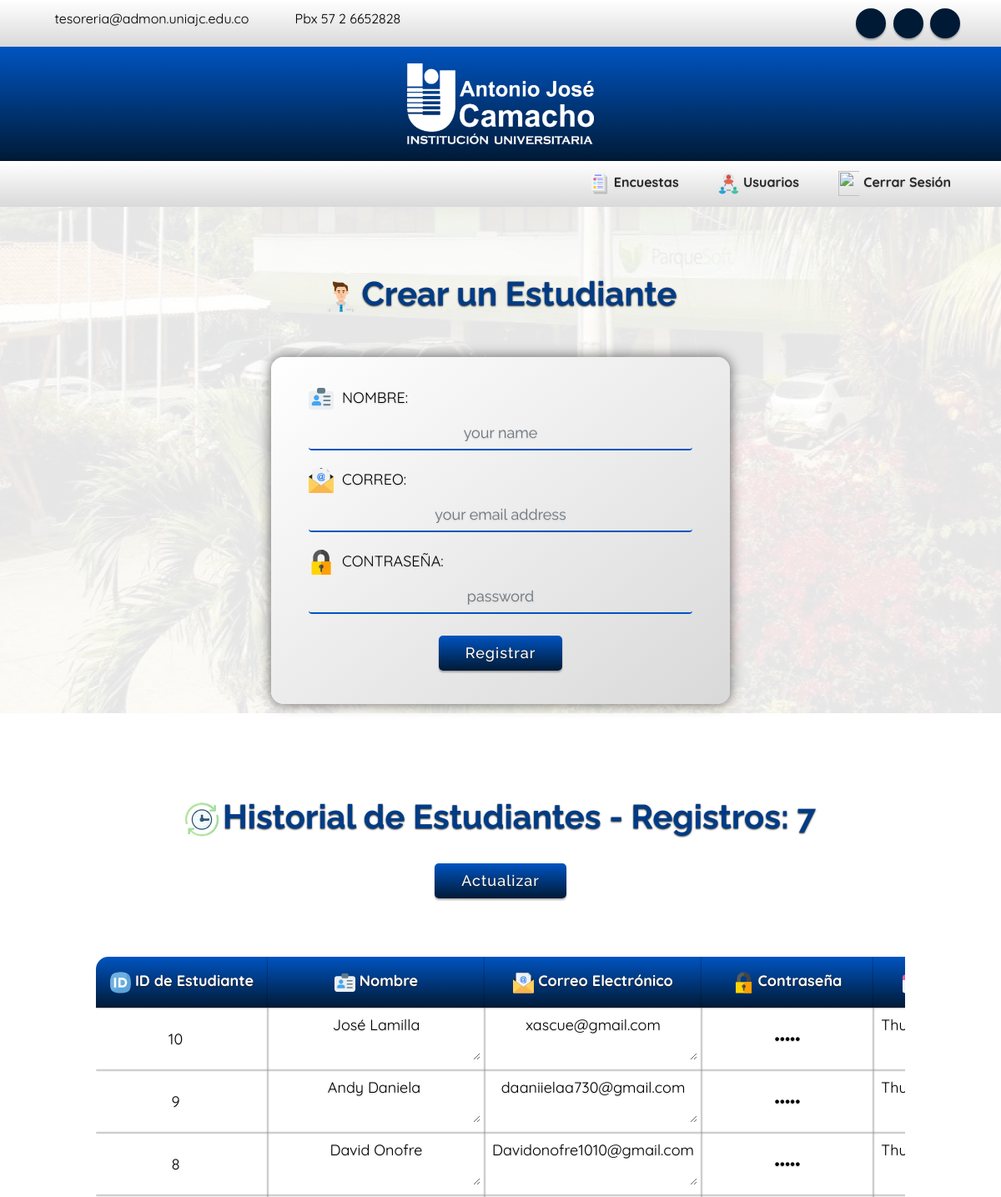
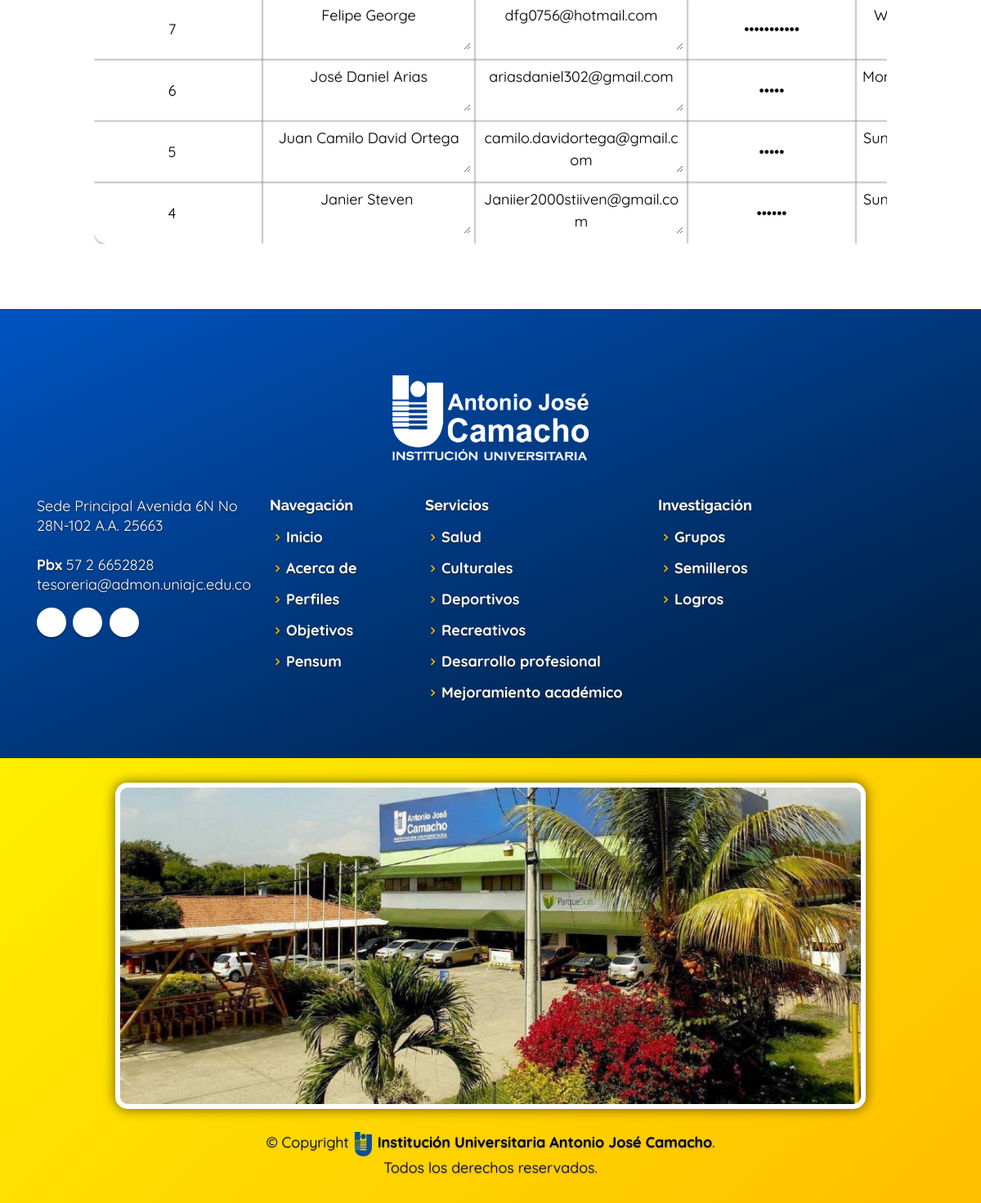
/accreditation-uniajc/web/view/student/student.php, run on the app's committed database (2 pictures, top to bottom).
### tables this page shows
CREATE TABLE `user` (
  `id_user` int(11) NOT NULL,
  `email` text NOT NULL,
  `password` text NOT NULL,
  `type_user` varchar(255) NOT NULL,
  `name` text NOT NULL,
  `created_date_user` datetime NOT NULL,
  `restore_pass` text NOT NULL
);

### accreditation-uniajc/web/view/student/student.php (the view, shortened to what this page needs)
<?php
$conexion = conectarMySQL();
?>
<!DOCTYPE html>
<html lang="es">
<head>
    <link href="../../assets/vendor/bootstrap/css/bootstrap.min.css" rel="stylesheet">
    <link href="../../assets/vendor/icofont/icofont.min.css" rel="stylesheet">
    <link href="../../assets/vendor/boxicons/css/boxicons.min.css" rel="stylesheet">
    <link href="../../assets/vendor/animate.css/animate.min.css" rel="stylesheet">
    <link href="../../assets/vendor/venobox/venobox.css" rel="stylesheet">
    <link href="../../assets/vendor/aos/aos.css" rel="stylesheet">
    <link href="../../assets/css/style.css?v=<?php echo time(); ?>" rel="stylesheet">
</head>
<body>
<section id="topbar" class="d-none d-lg-block">
    <div class="container clearfix">
        <div class="contact-info float-left">
            <i class="icofont-envelope"></i><a
                    href="mailto:tesoreria@admon.uniajc.edu.co">tesoreria@admon.uniajc.edu.co</a>
            <i class="icofont-phone"></i> Pbx 57 2 6652828
        </div>
        <div class="social-links float-right">
            <a href="https://twitter.com/UNIAJC" target="_blank" class="twitter hover-scale"><i
                        class="icofont-twitter"></i></a>
            <a href="https://www.facebook.com/UNIAJC" target="_blank" class="facebook hover-scale"><i
                        class="icofont-facebook"></i></a>
            <a href="https://www.youtube.com/user/UNIAJC" target="_blank" class="youtube hover-scale"><i
                        class="icofont-youtube"></i></a>
        </div>
    </div>
</section>
<div class="footer-top clearfix">
    <div style="background: linear-gradient(#0054c1, #001a36);" class="logo">
        <a href="../main/index.php"><img style="width: 22%;" src="../../assets/img/main/logo-white.png" alt=""
                                         class="img-fluid"></a>
    </div>
</div>
<header id="header">
    <div class="container">
        <nav class="nav-menu float-right d-none d-lg-block">
            <ul>
                <li class="drop-down"><a href="../main/admin-main.php"><img class="icon-nav"
                                                                            src="../../assets/img/icons/navbar-admin/survey.svg"/>Encuestas</a>
                </li>
                <li class="drop-down"><a href="#"><img class="icon-nav"
                                                       src="../../assets/img/icons/form/type-user.svg"/>Usuarios</a>
                </li>
                <li><a onclick="return confirm('¿Está seguro que desea realizar esta acción?');"
                       href="../main/login.php"><img class="icon-nav"
                                                     src="../../assets/img/icons/navbar-admin/exit.svg"/>Cerrar
                        Sesión</a>
                </li>
            </ul>
        </nav>
    </div>
</header>
<main id="main">
    <section id="contact" class="contact about">
        <div class="container-main">
            <div class="col-lg-12 d-flex  justify-content-center about-content">
                <div class="row">
                    <div class="col-lg-12" data-aos="fade-up" data-aos-delay="300">
                        <div id="survey" class="section-title">
                            <h2><img class="icon-content hover-scale"
                                     src="../../assets/img/icons/navbar-admin/student.svg"/>Crear un Estudiante</h2>
                        </div>
                        <form action="student-back-insert.php" method="POST" role="form" class="php-email-form"
                              onsubmit="return confirm('¿Está seguro que desea realizar esta acción?');">
                            <div class="form-group">
                                <div class="col-lg-12 form-group">
                                    <a class="default" href="#name"><img
                                                class="icon-form"
                                                src="../../assets/img/icons/form/name.svg"/>NOMBRE:</a>
                                    <input type="text"
                                           class="form-control text-center"
                                           placeholder="your name"
                                           name="nombre"
                                           data-rule="minlen:5"
                                           data-msg="Por favor, Ingresa al menos 5 caracteres"/>
                                </div>
                                <div class="col-lg-12 form-group">
                                    <a class="default" href="#email"><img
                                                class="icon-form"
                                                src="../../assets/img/icons/form/mail.svg"/>CORREO:</a>
                                    <input type="email"
                                           class="form-control text-center"
                                           placeholder="your email address"
                                           name="correo"
                                           data-rule="email"
                                           data-msg="Por favor, Ingresa un correo válido"/>
                                </div>
                                <div class="col-lg-12 form-group">
                                    <a class="default"
                                       href="#password"><img
                                                class="icon-form"
                                                src="../../assets/img/icons/form/password.svg"/>CONTRASEÑA:</a>
                                    <input type="password"
                                           class="form-control text-center"
                                           name="password"
                                           placeholder="password"
                                           data-rule="minlen:5"
                                           data-msg="Por favor, Ingrese al menos 5 caracteres"/>
                                </div>
                            </div>
                            <div class="text-center">
                                <button type="submit" value="Guardar" name="guardar">Registrar
                                </button>
                            </div>
                        </form>
                    </div>
                </div>
            </div>
            <br>
            <br>
            <br>
            <?php
            $declaracionSQL2 = "SELECT COUNT(id_user) AS students_created FROM user WHERE type_user='Estudiante'";
            $consulta2 = mysqli_query($conexion, $declaracionSQL2);
            $fila2 = mysqli_fetch_assoc($consulta2);
            ?>
            <div class="col-lg-12" data-aos="fade-up" data-aos-delay="300">
                <div class="section-title">
                    <h2><img class="icon-content hover-scale"
                             src="../../assets/img/icons/form/history.svg"/>Historial de Estudiantes -
                        Registros: <?php echo $fila2['students_created'] ?></h2>
                    <input class="animated fadeInUp refresh" type="button" value="Actualizar"
                           onClick="location.reload();"/>
                </div>
                <div class="col-lg-12 d-flex  justify-content-center about-content">
                    <div class="scroll-table">
                        <table id="encuesta" class="table-list">
                            <tr>
                                <th><img class="icon-nav"
                                         src="../../assets/img/icons/table/id.svg"/>ID de Estudiante
                                </th>
                                <th><img class="icon-nav"
                                         src="../../assets/img/icons/form/name.svg"/>Nombre
                                </th>
                                <th><img class="icon-nav"
                                         src="../../assets/img/icons/form/mail.svg"/>Correo Electrónico
                                </th>
                                <th><img class="icon-nav"
                                         src="../../assets/img/icons/form/password.svg"/>Contraseña
                                </th>
                                <th><img class="icon-nav"
                                         src="../../assets/img/icons/navbar/calendar.svg"/>Fecha de Creación
                                </th>
                            </tr>
                            <?php
                            $statementSQL = "SELECT * FROM user WHERE type_user='Estudiante' ORDER BY created_date_user DESC";
                            $query = mysqli_query($conexion, $statementSQL);
                            while ($row = mysqli_fetch_assoc($query)) {
                                $date = date_create($row["created_date_user"]);
                                echo "<tr><form method='POST' onsubmit=\"return confirm('¿Está seguro que desea realizar esta acción?');\">";
                                echo "<td><input type='number' name='id' value='" . $row["id_user"] . "' readonly='readonly'/></>
                            <td><textarea name='name'>" . $row['name'] . "</textarea></td>
                            <td><textarea name='email'>" . $row['email'] . "</textarea></td>";
                                echo "<td><input type='password' name='password' value='" . $row["password"] . "'/></td>
                           <td><textarea name='created_date' readonly='readonly'>" . iconv('ISO-8859-2', 'UTF-8', strftime("%A, %d de %B, %Y - ", strtotime($row["created_date_user"]))) . date_format($date, 'h:i A') . "</textarea></td>
                            <td><select name='type_user'>
                            <option value='" . $row["type_user"] . "' >" . $row["type_user"] . "</option>
                            <option value='Administrador' >Administrador</option>
                            </select></td>
                            <td><input class='results' type='submit' onclick=\"this.form.action='student-examine.php'\" value='Examinar' /></td>
                            <td><input class='update' type='submit' onclick=\"this.form.action='student-back-update.php'\" value='Modificar' /></td>
                            <td><input class='delete' type='submit' onclick=\"this.form.action='student-back-delete.php'\" value='Eliminar' /></td>
                            </form></div>";
                            }
                            ?>
    </section>
</main>
<footer id="footer">
    <div class="footer-top">
        <div class="container">
            <div class="container clearfix">
                <div class="logo float-left">
                    <a href="../main/index.php"><img src="../../assets/img/main/logo-white.png" alt=""
                                                     class="img-fluid"></a>
                </div>
            </div>
            <br>
            <div class="row">
                <div class="col-lg-3 col-md-6 footer-info">
                    <p>
                        Sede Principal Avenida 6N No 28N-102 A.A. 25663<br><br>
                        <strong>Pbx</strong> 57 2 6652828<br>
                        tesoreria@admon.uniajc.edu.co<br>
                    </p>
                    <div class="social-links mt-3">
                        <a href="https://twitter.com/UNIAJC" target="_blank" class="twitter hover-scale"><i
                                    class="icofont-twitter"></i></a>
                        <a href="https://www.facebook.com/UNIAJC" target="_blank" class="facebook hover-scale"><i
                                    class="icofont-facebook"></i></a>
                        <a href="https://www.youtube.com/user/UNIAJC" target="_blank" class="youtube hover-scale"><i
                                    class="icofont-youtube"></i></a>
                    </div>
                </div>
                <div class="col-lg-2 col-md-6 footer-links">
                    <h4>Navegación</h4>
                    <ul>
                        <li class="hover-scale"><i class="bx bx-chevron-right"></i> <a
                                    href="../main/index.php">Inicio</a></li>
                        <li class="hover-scale"><i class="bx bx-chevron-right"></i> <a
                                    href="../main/accreditation.php#sistemas">Acerca
                                de</a>
                        </li>
                        <li class="hover-scale"><i class="bx bx-chevron-right"></i> <a
                                    href="../main/accreditation.php#professional">Perfiles</a>
                        </li>
                        <li class="hover-scale"><i class="bx bx-chevron-right"></i> <a
                                    href="../main/accreditation.php#formation">Objetivos</a>
                        </li>
                        <li class="hover-scale"><i class="bx bx-chevron-right"></i> <a
                                    href="../main/accreditation.php#pensum">Pensum</a></li>
                    </ul>
                </div>
                <div class="col-lg-3 col-md-6 footer-links">
                    <h4>Servicios</h4>
                    <ul>
                        <li class="hover-scale"><i class="bx bx-chevron-right"></i> <a
                                    href="../main/accreditation.php#salud">Salud</a>
                        </li>
                        <li class="hover-scale"><i class="bx bx-chevron-right"></i> <a
                                    href="../main/accreditation.php#cultural">Culturales</a>
                        </li>
                        <li class="hover-scale"><i class="bx bx-chevron-right"></i> <a
                                    href="../main/accreditation.php#deport">Deportivos</a>
                        </li>
                        <li class="hover-scale"><i class="bx bx-chevron-right"></i> <a
                                    href="../main/accreditation.php#deport">Recreativos</a>
                        </li>
                        <li class="hover-scale"><i class="bx bx-chevron-right"></i> <a
                                    href="../main/accreditation.php#desarrollo">Desarrollo
                                profesional</a>
                        </li>
                        <li class="hover-scale"><i class="bx bx-chevron-right"></i> <a
                                    href="../main/accreditation.php#mejoramiento">Mejoramiento
                                académico</a>
                        </li>
                    </ul>
                </div>
                <div class="col-lg-3 col-md-6 footer-links">
                    <h4>Investigación</h4>
                    <ul>
                        <li class="hover-scale"><i class="bx bx-chevron-right"></i> <a
                                    href="../main/accreditation.php#investigation">Grupos</a>
                        </li>
                        <li class="hover-scale"><i class="bx bx-chevron-right"></i> <a
                                    href="../main/accreditation.php#investigation">Semilleros</a></li>
                        <li class="hover-scale"><i class="bx bx-chevron-right"></i> <a
                                    href="../main/accreditation.php#achievement">Logros</a>
                        </li>
                    </ul>
                </div>
            </div>
        </div>
    </div>
    <div class="container">
        <div class="copyright">
            <div class="uni-img">
                <div class="col-lg-12 video-box">
                    <img src="../../assets/img/main/university.jpeg" class="img-fluid" alt="">
                </div>
            </div>
            <br>
            &copy; Copyright <strong><img class="icon-nav"
                                          src="../../assets/img/main/uniajc-icon.svg"/>Institución Universitaria Antonio
                José
                Camacho</strong>. <br>Todos los
            derechos reservados.
        </div>
    </div>
</footer>
</body>
</html>

### data on the page
user: id "10", name "José Lamilla", email "xascue@gmail.com", created_date "Thursday, 13 de August, 2020 - 05:00 PM"
user: id "9", name "Andy Daniela", email "daaniielaa730@gmail.com", created_date "Thursday, 13 de August, 2020 - 04:50 PM"
user: id "8", name "David Onofre", email "Davidonofre1010@gmail.com", created_date "Thursday, 13 de August, 2020 - 04:39 PM"
user: id "7", name "Felipe George", email "dfg0756@hotmail.com", created_date "Wednesday, 12 de August, 2020 - 08:24 PM"
user: id "6", name "José Daniel Arias", email "ariasdaniel302@gmail.com", created_date "Monday, 10 de August, 2020 - 06:24 PM"
user: id "5", name "Juan Camilo David Ortega", email "camilo.davidortega@gmail.com", created_date "Sunday, 02 de August, 2020 - 11:53 PM"
user: id "4", name "Janier Steven", email "Janiier2000stiiven@gmail.com", created_date "Sunday, 02 de August, 2020 - 10:40 PM"

### other printed values
$fila2['students_created'] "7"
